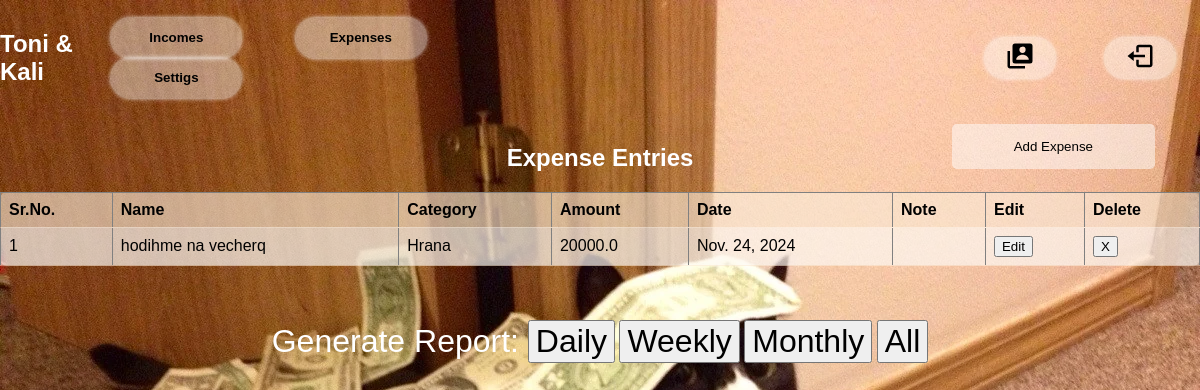
Page /expenses (signed in) on the committed database.
### FinTech/models.py (models this page shows, shortened)
class Expense(models.Model):
    user =models.ForeignKey(User,  related_name='Exp_user_name', on_delete=models.CASCADE)
    name= models.CharField(max_length=50)
    date = models.DateField(default=date.today())
    amount= models.FloatField()
    category = models.ForeignKey(ExpenseCategory, related_name='expense_catg', on_delete=models.CASCADE)
    note=models.TextField()

class ExpenseCategory(models.Model):
    name = models.CharField(max_length=50)
    user = models.ForeignKey(User, related_name='user_exp_catg', on_delete=models.CASCADE)
    def __str__(self):
        return self.name

### FinTech/views.py (the view, shortened to what this page needs)
# urls.py: path('expenses',views.expenses,name="expenses"),
def expenses(request):
    if request.user.is_authenticated:
        expenses_catg= ExpenseCategory.objects.filter(user=request.user.id)
        expenses= Expense.objects.filter(user=request.user.id)
        return render(request,"expense.html",{"categories":expenses_catg,"expenses":expenses})
    else:
        return redirect("/")

### templates/expense.html (shortened to what this page needs)
{% load static %}
<!DOCTYPE html>
<html>
<head>
    <link rel="stylesheet" href="{% static './expense.css' %}">
    <link rel="stylesheet" href="{% static 'nav.css' %}">
</head>
<body>
    <nav class="nav">
        <a href="/dashboard" id="logo"><h1>Toni & Kali</h1></a>
         <div class="nav-button">
             <button class="btn" id="Income" onclick="location.href='/incomes'">Incomes</button>
             <button class="btn" id="Expense" onclick="location.href='/expenses'">Expenses</button>
             <button class="btn" id="Setting" onclick="location.href='/settings'">Settigs</button>
         </div>
         <div class="nav-logo">
             <button class="btn left" id="Profile" onclick="location.href='/profile'"><img/></button>
             <button class="btn left" id="Logout" onclick="location.href='/logout'"><img/></button>
         </div>
     </nav>
     <br>
    <button id="addIncomeButton" onclick="showIncomeForm()">Add Expense</button>
    <h2 style="color: white;">Expense Entries</h2>
    <table id="incomeTable" border="1">
        <tr>
            <th>Sr.No.</th>
            <th>Name</th>
            <th>Category</th>
            <th>Amount</th>
            <th>Date</th>
            <th>Note</th>
            <th>Edit</th>
            <th>Delete</th>
        </tr>
        {% for expense in expenses %}
        <tr>
            <td>{{forloop.counter}}</td>
            <td>{{expense.name}}</td>
            <td>{{expense.category}}</td>
            <td>{{expense.amount}}</td>
            <td>{{expense.date}}</td>
            <td>{{expense.note}}</td>
            <td>
                <div class="rem">
                    <button type="button" onclick="location.href='/edit-expense/{{expense.id}}' ">
                        <span class="glyphicon glyphicon-trash">Edit</span>
                    </button>
                </div>
            </td>
            <td>
                <div class="rem">
                    <button type="button" onclick="location.href='/delete-expense/{{expense.id}}' ">
                        <span class="glyphicon glyphicon-trash">X</span>
                    </button>
                </div>
            </td>
        </tr>
        {% endfor %}
    </table>
    <br><br><br>
    <div style="position: relative; text-align: center;">
        <label style="font-size: 2em; color: white;" for="date">Generate Report: </label>
        <button style="font-size: 2em;align-self: center;" type="button" onclick="location.href='/expense-report/daily' ">
            <span class="glyphicon glyphicon-trash"> Daily </span>
        </button>
        <button style="font-size: 2em;align-self: center;" type="button" onclick="location.href='/expense-report/weekly' ">
            <span class="glyphicon glyphicon-trash"> Weekly </span>
        </button>
        <button style="font-size: 2em;align-self: center;" type="button" onclick="location.href='/expense-report/monthly' ">
            <span class="glyphicon glyphicon-trash"> Monthly </span>
        </button>
        <button style="font-size: 2em;align-self: center;" type="button" onclick="location.href='/expense-report/alltime' ">
            <span class="glyphicon glyphicon-trash"> All </span>
        </button>
    </div>
</body>
</html>

### static/expense.css (style rules this page uses)
body { min-height: 100vh; background: url(dark-gradient.jpg); }
#addIncomeButton { position: absolute; right: 45px; background-color: rgba(255, 255, 255, 0.5); padding: 15px 62px; border: none; border-radius: 5px; }
h1 { color: white; }
h2 { text-align: center; color:black; }
#incomeTable { border-collapse: collapse; width: 100%; background-color: rgba(250, 235, 215, 0.379); border-radius: 7px; border-color: none; }
#incomeTable th, #incomeTable td { padding: 8px; text-align: left; border-bottom: 1px solid rgba(250, 235, 215, 0.379); }
#incomeTable th { background-color: rgba(250, 235, 215, 0.379); }
#incomeTable tr:nth-child(even) { background-color: rgba(255, 255, 255, 0.5); }

### static/nav.css (style rules this page uses)
body { font-family: Arial, sans-serif; margin: 0; padding: 0; background: url(dark-gradient.jpg); }
.nav { display: flex; width: 100%; justify-content: center; align-items: center; margin-top: 10px; }
.nav-logo { display: flex; flex-direction: row; justify-content: center; align-items: center; color: #ffffff; margin-right: 0px; margin-left: 490px; }
#logo { text-decoration: none; color: #ffffff; }
.left { width: 130px; height: 40px; font-weight: 700; background: rgba(255, 255, 255, 0.4); border: none; border-radius: 30px; cursor: pointer; transition: .3s ease; margin: 0 25px; box-shadow: 0 0 5px rgb(255, 254, 254); }
.nav-button .btn { width: 130px; height: 40px; font-weight: 700; background: rgba(255, 255, 255, 0.4); border: none; border-radius: 30px; cursor: pointer; transition: .3s ease; margin: 0 25px; box-shadow: 0 0 5px rgb(255, 254, 254); }
#Logout { width: 70px; }
#Profile { width: 70px; }

### rows in the picture
Expense: name "hodihme na vecherq", category "Hrana", amount "20000.0", date "Nov. 24, 2024"
